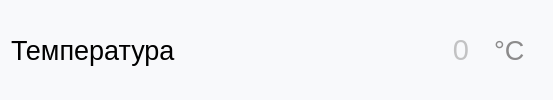
                     <widget class="QWidget" name="widget_50" native="true">
                      <property name="font">
                       <font>
                        <pointsize>36</pointsize>
                       </font>
                      </property>
                      <property name="styleSheet">
                       <string notr="true">border-radius: 8px;
background-color:rgb(248, 249, 251);
color: rgb(140, 139, 139);</string>
                      </property>
                      <layout class="QHBoxLayout" name="horizontalLayout_86">
                       <item>
                        <widget class="QLabel" name="temperature_2">
                         <property name="minimumSize">
                          <size>
                           <width>0</width>
                           <height>0</height>
                          </size>
                         </property>
                         <property name="maximumSize">
                          <size>
                           <width>16777215</width>
                           <height>16777215</height>
                          </size>
                         </property>
                         <property name="font">
                          <font>
                           <pointsize>20</pointsize>
                          </font>
                         </property>
                         <property name="styleSheet">
                          <string notr="true">background-color:rgb(248, 249, 251);
color: rgb(0, 0, 0);
margin-right: 0px;
</string>
                         </property>
                         <property name="inputMethodHints">
                          <set>Qt::ImhNone</set>
                         </property>
                         <property name="text">
                          <string>Температура</string>
                         </property>
                         <property name="wordWrap">
                          <bool>true</bool>
                         </property>
                        </widget>
                       </item>
                       <item>
                        <widget class="QLineEdit" name="value_temperature_2">
                         <property name="minimumSize">
                          <size>
                           <width>0</width>
                           <height>0</height>
                          </size>
                         </property>
                         <property name="font">
                          <font>
                           <family>MS Shell Dlg 2</family>
                           <pointsize>22</pointsize>
                           <weight>50</weight>
                           <italic>false</italic>
                           <bold>false</bold>
                           <strikeout>false</strikeout>
                          </font>
                         </property>
                         <property name="layoutDirection">
                          <enum>Qt::LeftToRight</enum>
                         </property>
                         <property name="styleSheet">
                          <string notr="true">background-color:rgb(248, 249, 251);
color: rgb(140, 139, 139);
outline: 0px;
padding-left: 10px;
margin-left: 20px;
margin-right: 10px;
border-top-left-radius: 0px;
border-bottom-left-radius: 00px;
border: none;

</string>
                         </property>
                         <property name="alignment">
                          <set>Qt::AlignRight|Qt::AlignTrailing|Qt::AlignVCenter</set>
                         </property>
                         <property name="placeholderText">
                          <string>0</string>
                         </property>
                        </widget>
                       </item>
                       <item>
                        <widget class="QLabel" name="dimension_temperature_2">
                         <property name="font">
                          <font>
                           <pointsize>20</pointsize>
                          </font>
                         </property>
                         <property name="styleSheet">
                          <string notr="true">margin-right: 10px;
</string>
                         </property>
                         <property name="text">
                          <string>°C</string>
                         </property>
                        </widget>
                       </item>
                      </layout>
                     </widget>
